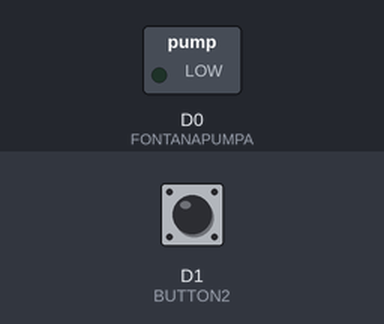
The sketch below on a simulated ESP8266 (NodeMCU). On the bench: switched loads named in the sketch (green lamp = pin HIGH). The inputs (shaded band) are chosen by the test bench; at power-on: D1 (BUTTON2) HIGH. What the sketch prints to the serial monitor is not drawn.

Above: at 1.2 s.
1.3 s: D1 (BUTTON2) pulled LOW for 1 s
At 2.0 s:
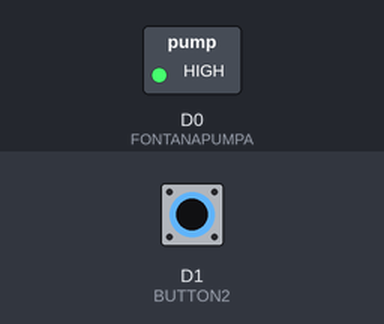
3.8 s: D1 (BUTTON2) pulled LOW for 1 s
At 5.1 s:
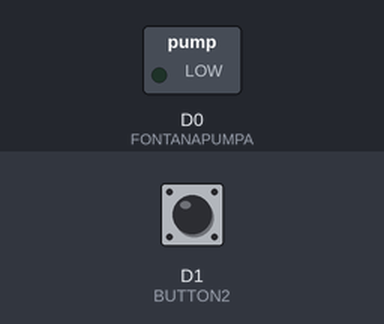
6.3 s: D1 (BUTTON2) pulled LOW for 3.2 s
At 7.0 s:
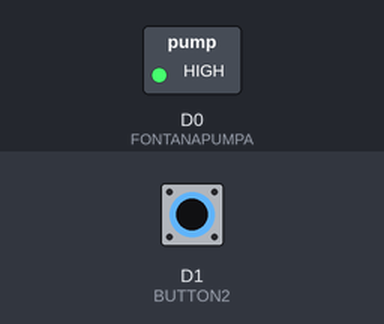
Timing chart, 0 to 9.3 s (numbered marks = the images above; inputs shaded):
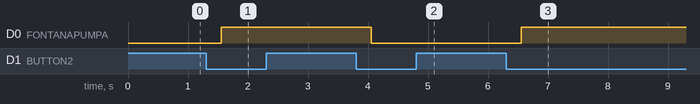

The sketch:

LongPressButton.ino
```cpp
int FONTANAPUMPA = D0;
int BUTTON2 = D1;
volatile int lightsOn2 = 0;

long buttonTimer = 0;
long longPressTime = 250;

boolean buttonActive = false;
boolean longPressActive = false;

void setup() {
  Serial.begin(9600);

  pinMode(FONTANAPUMPA, OUTPUT);

  pinMode(BUTTON2, INPUT);

}


void loop() {

  if (digitalRead(BUTTON2) == LOW) {//high za pull down
    if (buttonActive == false) {
      buttonActive = true;
      buttonTimer = millis();
    }
    if ((millis() - buttonTimer > longPressTime) && (longPressActive == false)) {
      longPressActive = true;
        if(!lightsOn2){
          Serial.print('o');
          digitalWrite(FONTANAPUMPA, HIGH);
          lightsOn2 = 1;
        }
        else{
          Serial.print('p');
          digitalWrite(FONTANAPUMPA, LOW);
          lightsOn2 = 0;
        }
      }
  }else {
    buttonActive = false;
    longPressActive = false;
  }


}
```

Measured:
- after the input at 1.3 s, D0 (FONTANAPUMPA): LOW → HIGH after 0.25 s
- after the input at 3.8 s, D0 (FONTANAPUMPA): HIGH → LOW after 0.25 s
- after the input at 6.3 s, D0 (FONTANAPUMPA): LOW → HIGH after 0.25 s
